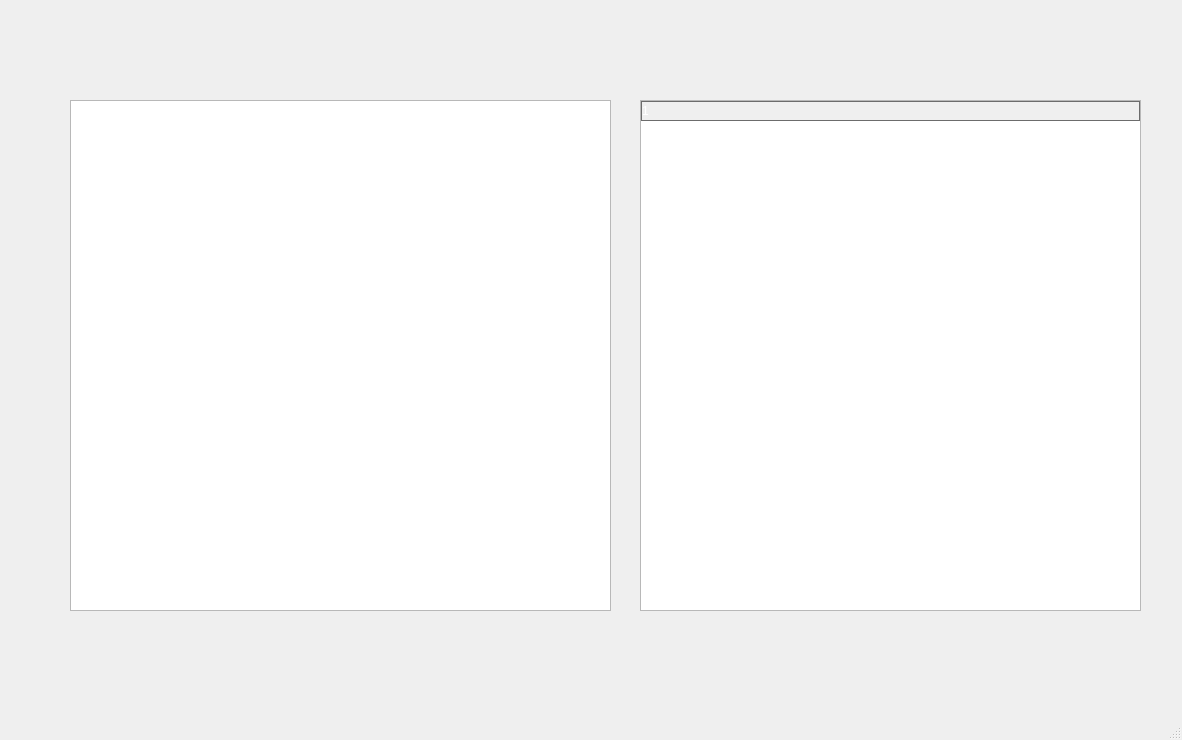
<?xml version="1.0" encoding="UTF-8"?>
<ui version="4.0">
 <class>MainWindow</class>
 <widget class="QMainWindow" name="MainWindow">
  <property name="geometry">
   <rect>
    <x>0</x>
    <y>0</y>
    <width>1182</width>
    <height>740</height>
   </rect>
  </property>
  <property name="windowTitle">
   <string>MainWindow</string>
  </property>
  <property name="styleSheet">
   <string notr="true">/*头部样式*/
QTreeView  QHeaderView::section 
{
    background-color: qlineargradient(x1:0, y1:0, x2:0, y2:1,
                                      stop:0 #616161, stop: 0.5 #505050,
                                      stop: 0.6 #434343, stop:1 #656565);
    color: white; 
    border: 1px solid #6c6c6c;
}
 
QTreeView 
{
    font: normal   bold   14px &quot;Microsoft YaHei&quot;;/*一行字体样式*/
    color:white; /*字体颜色*/
    show-decoration-selected: 1; /*选择整行而不是只有文字部分*/
    /*背景渐变色*/
    background-color: qlineargradient(x1: 0, y1: 0, x2: 0, y2: 1,
                                stop: 0 #AB00E5, stop: 1 #3d3d3d); 

     /*交替变换颜色*/
    alternate-background-color: #3d3d3d; 

    /*去除选中的虚线框*/
    outline: none;
}


/*每一项的背景*/
QTreeView::item 
{
    border: 1px solid red; 
}
/*光标移动到每一项*/
QTreeView::item:hover {
    background: orange ;   
}
/*项被选中*/
QTreeView::item:selected {
    background: red ;   
}

 /*有焦点的时候，项被选中*/
QTreeView::item:selected:active{
     color:yellow;
}

 /*失去焦点的时候，项被选中*/
QTreeView::item:selected:!active {
    color: darkgray ;  
}



/*分支子控件*/
QTreeView::branch 
{
        background: white;
}

/*

QTreeView::branch:adjoins-item {
     background: blue;
}

QTreeView::branch:!adjoins-item {
     background: black;
}


QTreeView::branch:has-siblings
{
background: blue;
}


QTreeView::branch:has-children
{
background: black;
}
*/

/*有下一个兄弟节点、紧挨着item的那一格*/ 
QTreeView::branch:has-siblings:adjoins-item {
    border-image: url(:/img/branch-more.png) 0;
}
/*有下一个兄弟节点、未挨着item的那一格*/ 
QTreeView::branch:has-siblings:!adjoins-item {
    border-image: url(:/img/vline.png) 0;
}
/*无孩子、无下一个兄弟、挨着item的那一格*/ 
QTreeView::branch:!has-children:!has-siblings:adjoins-item {
    border-image: url(:/img/branch-end.png) 0;
}


/*折叠状态、有孩子*/
QTreeView::branch:closed:has-children:!has-siblings,
QTreeView::branch:closed:has-children:has-siblings {
        border-image: none;
        image: url(:/img/branch-closed.png);
}
/*打开状态、有孩子*/
QTreeView::branch:open:has-children:!has-siblings,
QTreeView::branch:open:has-children:has-siblings  {
        border-image: none;
        image: url(:/img/branch-open.png);
}

</string>
  </property>
  <widget class="QWidget" name="centralwidget">
   <widget class="QTreeView" name="treeView">
    <property name="geometry">
     <rect>
      <x>70</x>
      <y>100</y>
      <width>541</width>
      <height>511</height>
     </rect>
    </property>
   </widget>
   <widget class="QTreeWidget" name="treeWidget">
    <property name="geometry">
     <rect>
      <x>640</x>
      <y>100</y>
      <width>501</width>
      <height>511</height>
     </rect>
    </property>
    <column>
     <property name="text">
      <string notr="true">1</string>
     </property>
    </column>
   </widget>
  </widget>
  <widget class="QMenuBar" name="menubar">
   <property name="geometry">
    <rect>
     <x>0</x>
     <y>0</y>
     <width>1182</width>
     <height>26</height>
    </rect>
   </property>
  </widget>
  <widget class="QStatusBar" name="statusbar"/>
 </widget>
 <resources/>
 <connections/>
</ui>
